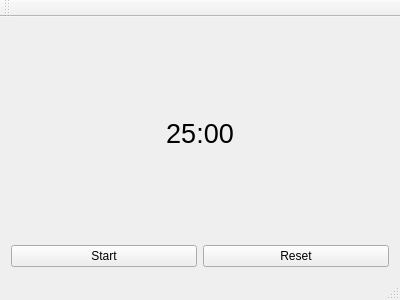
<?xml version="1.0" encoding="UTF-8"?>
<ui version="4.0">
 <class>MainWindow</class>
 <widget class="QMainWindow" name="MainWindow">
  <property name="geometry">
   <rect>
    <x>0</x>
    <y>0</y>
    <width>400</width>
    <height>300</height>
   </rect>
  </property>
  <property name="windowTitle">
   <string>MainWindow</string>
  </property>
  <widget class="QWidget" name="centralWidget">
   <layout class="QVBoxLayout" name="verticalLayout">
    <item>
     <widget class="QLabel" name="timerRemaining">
      <property name="font">
       <font>
        <pointsize>20</pointsize>
       </font>
      </property>
      <property name="text">
       <string>25:00</string>
      </property>
      <property name="alignment">
       <set>Qt::AlignCenter</set>
      </property>
     </widget>
    </item>
    <item>
     <layout class="QHBoxLayout" name="horizontalLayout">
      <item>
       <widget class="QPushButton" name="startButton">
        <property name="text">
         <string>Start</string>
        </property>
       </widget>
      </item>
      <item>
       <widget class="QPushButton" name="resetButton">
        <property name="text">
         <string>Reset</string>
        </property>
       </widget>
      </item>
     </layout>
    </item>
   </layout>
  </widget>
  <widget class="QMenuBar" name="menuBar">
   <property name="geometry">
    <rect>
     <x>0</x>
     <y>0</y>
     <width>400</width>
     <height>20</height>
    </rect>
   </property>
  </widget>
  <widget class="QToolBar" name="mainToolBar">
   <attribute name="toolBarArea">
    <enum>TopToolBarArea</enum>
   </attribute>
   <attribute name="toolBarBreak">
    <bool>false</bool>
   </attribute>
  </widget>
  <widget class="QStatusBar" name="statusBar"/>
 </widget>
 <layoutdefault spacing="6" margin="11"/>
 <resources/>
 <connections/>
</ui>
